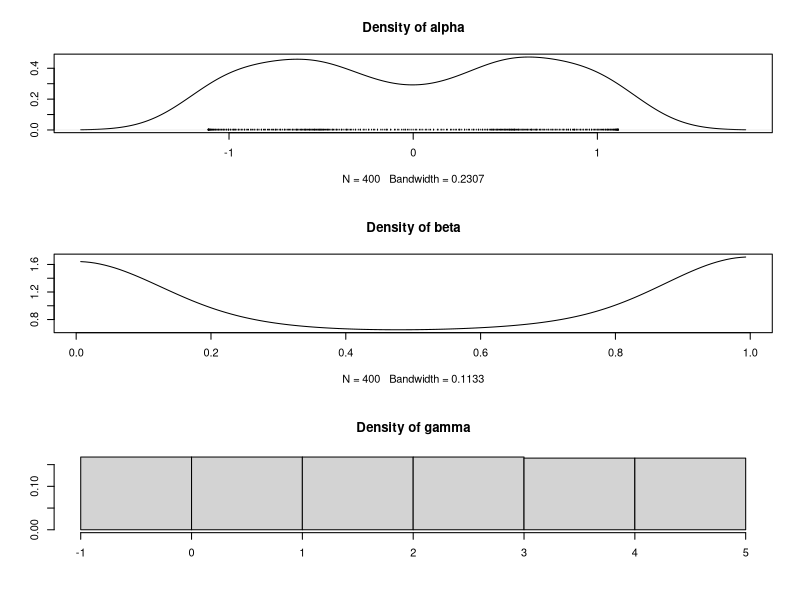
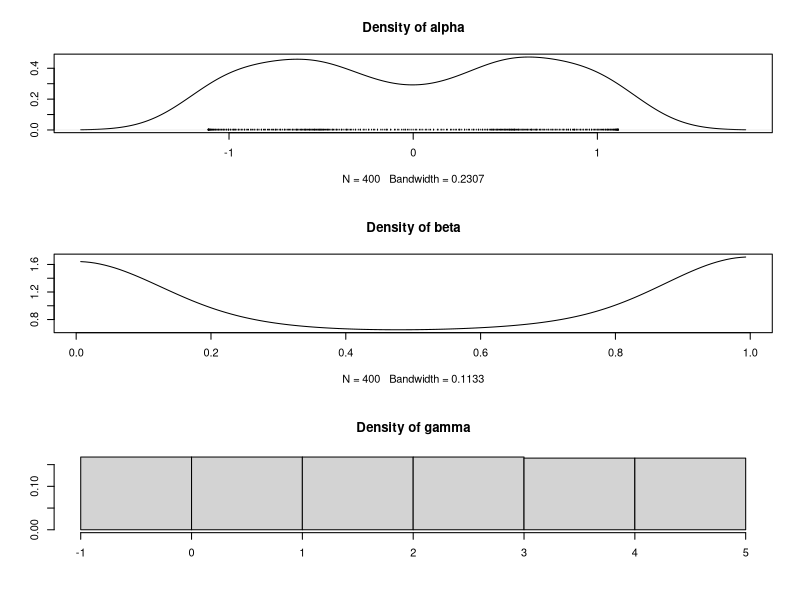
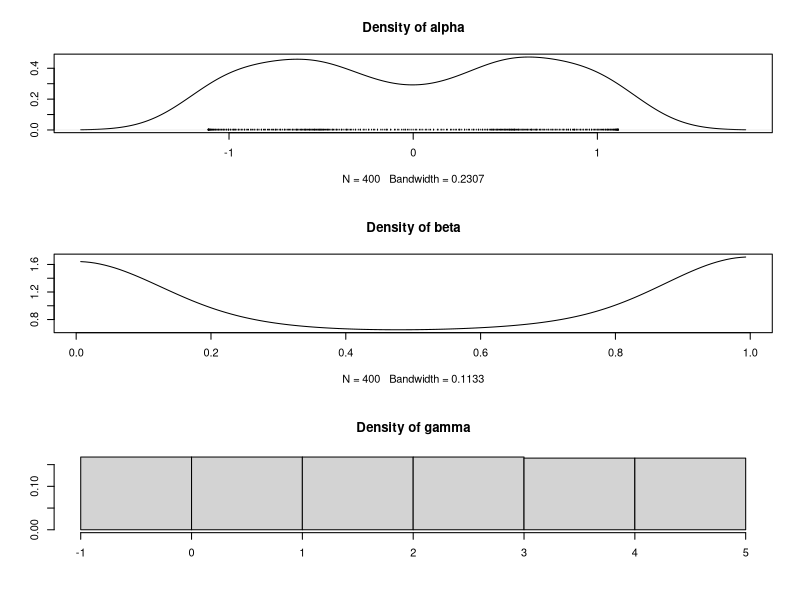
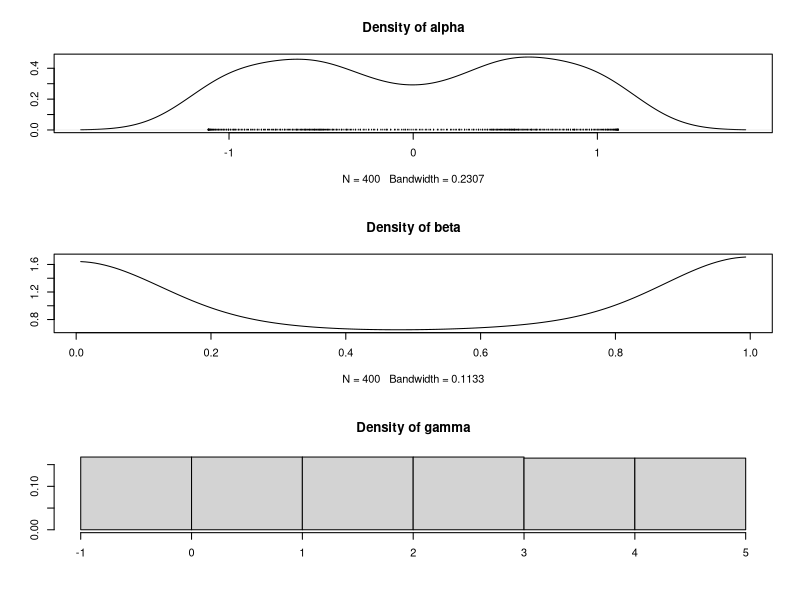
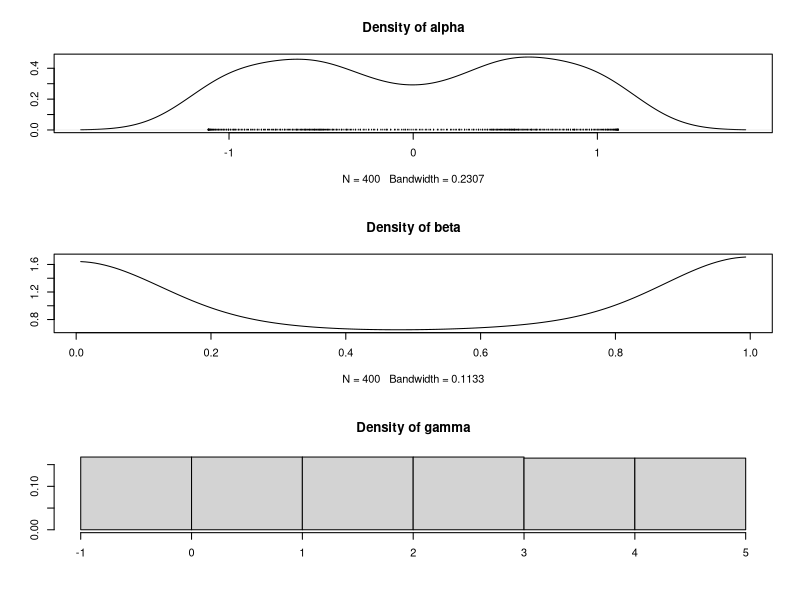
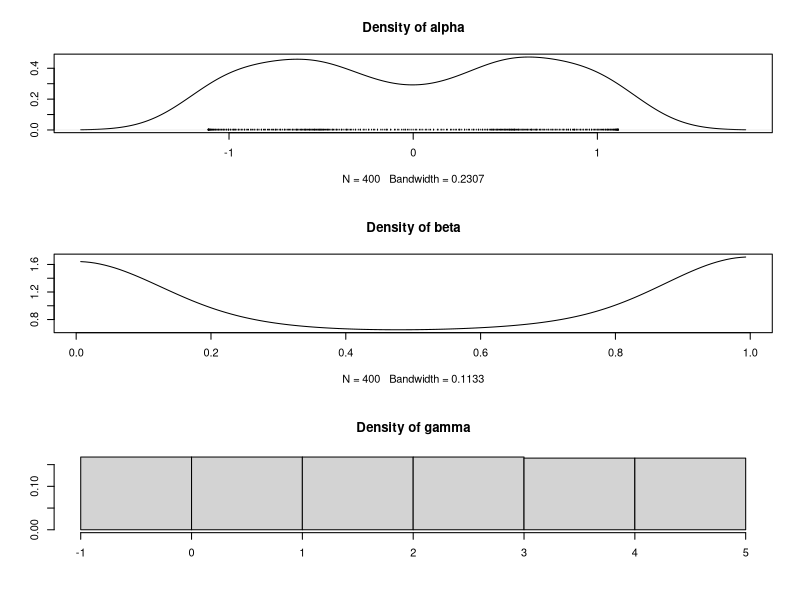
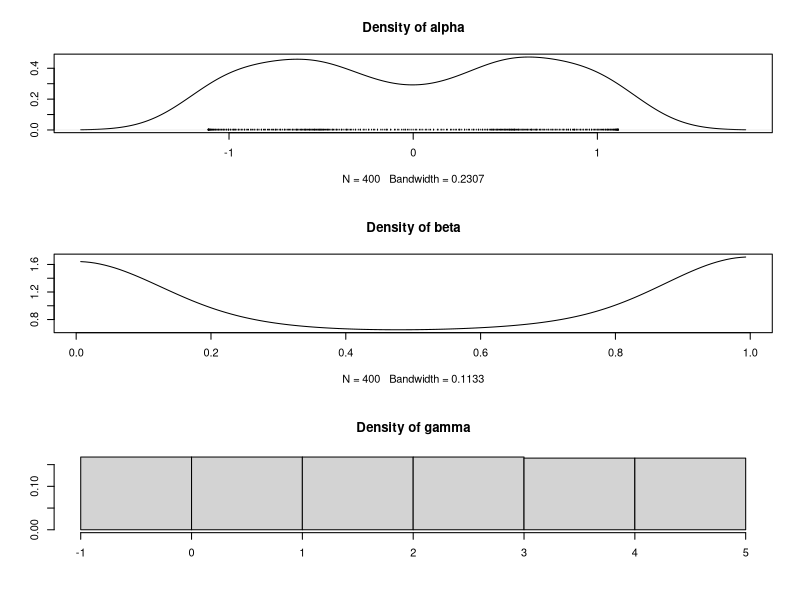
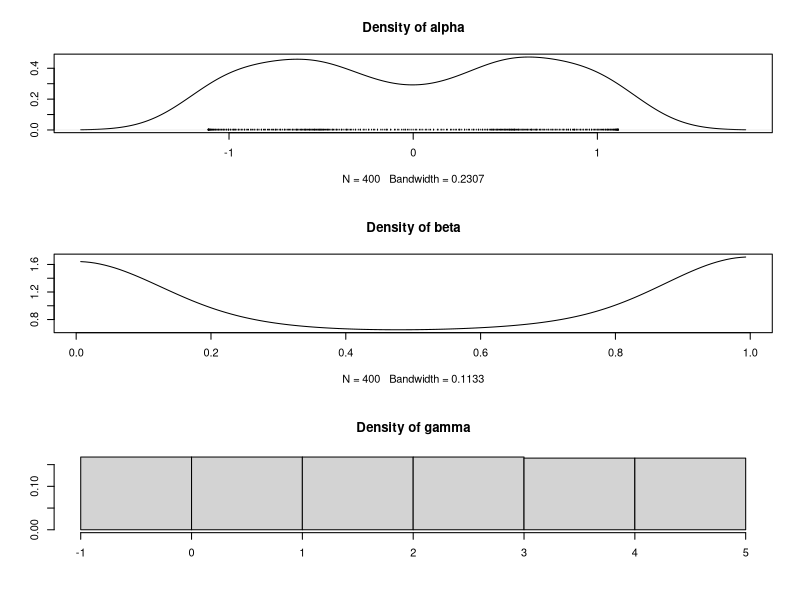

Write R code to recreate these figures, in order. (Note: this script raises an error after producing the figures.)
.libPaths(c(path.expand("~/R/library"), .libPaths()))
suppressPackageStartupMessages(library(coda))
if (as.character(packageVersion("coda")) != "0.19.4.1") stop("expected coda 0.19-4.1")
options(warn = -1)

root <- normalizePath(".", winslash = "/", mustWork = FALSE)
out_dir <- file.path(root, "docs", "output")
dir.create(out_dir, recursive = TRUE, showWarnings = FALSE)

n <- 400L
i <- seq_len(n)
x <- cbind(
  sin(i / 3) + 0.2 * cos(i),
  (sin(i / 5) + 1) / 2,
  (i - 1L) %% 6
)
colnames(x) <- c("alpha", "beta", "gamma")
m <- as.mcmc(x)

pretty.discrete <- function(y, right) {
  ybreaks <- pretty(y, nclass.Sturges(y))
  yunique <- unique(y)
  if (length(yunique) == 1) {
    return(ybreaks)
  }
  if (length(ybreaks) > length(yunique)) {
    ybreaks <- sort(yunique)
  }
  nb <- length(ybreaks)
  if (right) {
    if (max(y) < ybreaks[nb]) {
      ybreaks[nb] <- max(y)
    }
    if (min(y) > ybreaks[1]) {
      ybreaks[1] <- min(y) - 1
    } else if (min(y) == ybreaks[1]) {
      ybreaks <- c(ybreaks[1] - 1, ybreaks)
    }
  } else {
    if (min(y) > ybreaks[1]) {
      ybreaks[1] <- min(y)
    }
    if (max(y) < ybreaks[nb]) {
      ybreaks[nb] <- max(y) + 1
    } else if (max(y) == ybreaks[nb]) {
      ybreaks <- c(ybreaks[nb] + 1, ybreaks)
    }
  }
  ybreaks
}

extract <- function(obj) {
  xx <- as.matrix(obj)
  out <- numeric(0)
  bwf <- function(sample) {
    sample <- sample[!is.na(as.vector(sample))]
    1.06 * min(sd(sample), IQR(sample) / 1.34) * length(sample)^-0.2
  }
  for (col in seq_len(nvar(obj))) {
    y0 <- xx[, col]
    bw <- bwf(y0)
    discrete <- max(abs(y0 - floor(y0))) == 0 || bw == 0 || length(unique(y0)) == 1
    if (discrete) {
      ybreaks <- pretty.discrete(y0, TRUE)
      yhist <- hist(y0, breaks = ybreaks, right = TRUE, plot = FALSE)
      out <- c(
        out,
        1,
        bw,
        length(yhist$breaks),
        yhist$breaks,
        length(yhist$density),
        yhist$density
      )
    } else {
      y <- y0
      scale <- "open"
      if (max(y) <= 1 && 1 - max(y) < 2 * bw) {
        if (min(y) >= 0 && min(y) < 2 * bw) {
          scale <- "proportion"
          y <- c(y, -y, 2 - y)
        }
      } else if (min(y) >= 0 && min(y) < 2 * bw) {
        scale <- "positive"
        y <- c(y, -y)
      }
      dens <- density(y, width = 4 * bw)
      if (scale == "proportion") {
        dens$y <- 3 * dens$y[dens$x >= 0 & dens$x <= 1]
        dens$x <- dens$x[dens$x >= 0 & dens$x <= 1]
      } else if (scale == "positive") {
        dens$y <- 2 * dens$y[dens$x >= 0]
        dens$x <- dens$x[dens$x >= 0]
      }
      rug <- y[seq_len(niter(obj))]
      out <- c(
        out,
        0,
        bw,
        dens$bw,
        max(dens$y) / 100,
        length(rug),
        rug,
        length(dens$x),
        dens$x,
        length(dens$y),
        dens$y
      )
    }
  }
  out
}

one <- function(svg_path = NULL) {
  if (is.null(svg_path)) {
    pdf(nullfile())
  } else {
    svg(svg_path, width = 7, height = 8)
  }
  on.exit(dev.off(), add = TRUE)
  par(mfrow = c(3, 1))
  densplot(m)
  extract(m)
}

value <- one(file.path(out_dir, "densplot-r.svg"))
elapsed <- numeric(20)
for (i in seq_len(20)) {
  t0 <- as.numeric(Sys.time())
  one()
  elapsed[[i]] <- as.numeric(Sys.time()) - t0
}
parts <- sprintf("%.17g", value)
out <- sprintf(
  "{\"value\":[%s],\"median_ms\":%.17g}\n",
  paste(parts, collapse = ","),
  median(elapsed) * 1000
)
writeLines(out, con = file.path(root, "proof", "densplot-r.txt"))
